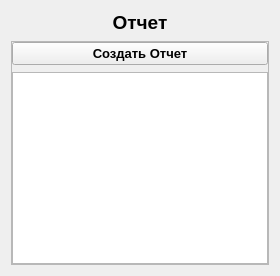
         <widget class="QWidget" name="pageReport">
          <property name="sizePolicy">
           <sizepolicy hsizetype="Preferred" vsizetype="Preferred">
            <horstretch>0</horstretch>
            <verstretch>0</verstretch>
           </sizepolicy>
          </property>
          <layout class="QVBoxLayout" name="verticalLayout_33">
           <property name="spacing">
            <number>7</number>
           </property>
           <item>
            <widget class="QWidget" name="pageReportContainer" native="true">
             <layout class="QVBoxLayout" name="verticalLayout_38">
              <property name="spacing">
               <number>7</number>
              </property>
              <property name="leftMargin">
               <number>0</number>
              </property>
              <property name="topMargin">
               <number>0</number>
              </property>
              <property name="rightMargin">
               <number>0</number>
              </property>
              <property name="bottomMargin">
               <number>0</number>
              </property>
              <item>
               <widget class="QLabel" name="reportTitle">
                <property name="font">
                 <font>
                  <pointsize>14</pointsize>
                  <weight>75</weight>
                  <bold>true</bold>
                 </font>
                </property>
                <property name="text">
                 <string>Отчет</string>
                </property>
                <property name="alignment">
                 <set>Qt::AlignCenter</set>
                </property>
               </widget>
              </item>
              <item>
               <widget class="QFrame" name="reportBody">
                <property name="frameShape">
                 <enum>QFrame::StyledPanel</enum>
                </property>
                <property name="frameShadow">
                 <enum>QFrame::Raised</enum>
                </property>
                <layout class="QVBoxLayout" name="verticalLayout_34">
                 <property name="spacing">
                  <number>7</number>
                 </property>
                 <property name="leftMargin">
                  <number>0</number>
                 </property>
                 <property name="topMargin">
                  <number>0</number>
                 </property>
                 <property name="rightMargin">
                  <number>0</number>
                 </property>
                 <property name="bottomMargin">
                  <number>0</number>
                 </property>
                 <item>
                  <widget class="QPushButton" name="buttonReportCreate">
                   <property name="sizePolicy">
                    <sizepolicy hsizetype="Minimum" vsizetype="Fixed">
                     <horstretch>0</horstretch>
                     <verstretch>0</verstretch>
                    </sizepolicy>
                   </property>
                   <property name="minimumSize">
                    <size>
                     <width>0</width>
                     <height>20</height>
                    </size>
                   </property>
                   <property name="font">
                    <font>
                     <pointsize>10</pointsize>
                     <weight>75</weight>
                     <italic>false</italic>
                     <bold>true</bold>
                     <underline>false</underline>
                    </font>
                   </property>
                   <property name="toolTip">
                    <string>Кликните для создания отчета</string>
                   </property>
                   <property name="text">
                    <string>Создать Отчет</string>
                   </property>
                  </widget>
                 </item>
                 <item>
                  <widget class="QTextEdit" name="reportText">
                   <property name="font">
                    <font>
                     <pointsize>10</pointsize>
                     <weight>87</weight>
                     <italic>false</italic>
                     <bold>true</bold>
                    </font>
                   </property>
                   <property name="html">
                    <string>&lt;!DOCTYPE HTML PUBLIC &quot;-//W3C//DTD HTML 4.0//EN&quot; &quot;http://www.w3.org/TR/REC-html40/strict.dtd&quot;&gt;
&lt;html&gt;&lt;head&gt;&lt;meta name=&quot;qrichtext&quot; content=&quot;1&quot; /&gt;&lt;style type=&quot;text/css&quot;&gt;
p, li { white-space: pre-wrap; }
&lt;/style&gt;&lt;/head&gt;&lt;body style=&quot; font-family:'MS Shell Dlg 2'; font-size:10pt; font-weight:696; font-style:normal;&quot;&gt;
&lt;p style=&quot;-qt-paragraph-type:empty; margin-top:0px; margin-bottom:0px; margin-left:0px; margin-right:0px; -qt-block-indent:0; text-indent:0px; font-size:7.8pt; font-weight:400;&quot;&gt;&lt;br /&gt;&lt;/p&gt;&lt;/body&gt;&lt;/html&gt;</string>
                   </property>
                  </widget>
                 </item>
                </layout>
               </widget>
              </item>
             </layout>
            </widget>
           </item>
          </layout>
         </widget>
